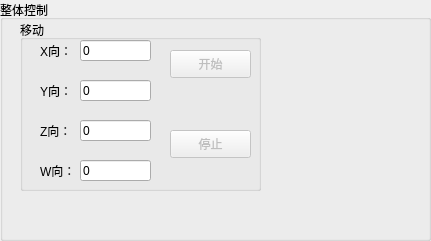
     <widget class="QGroupBox" name="groupBox_15">
      <property name="geometry">
       <rect>
        <x>790</x>
        <y>480</y>
        <width>431</width>
        <height>241</height>
       </rect>
      </property>
      <property name="title">
       <string>整体控制</string>
      </property>
      <widget class="QLineEdit" name="liftS_all_moveX">
       <property name="geometry">
        <rect>
         <x>80</x>
         <y>40</y>
         <width>71</width>
         <height>21</height>
        </rect>
       </property>
       <property name="text">
        <string>0</string>
       </property>
      </widget>
      <widget class="QLineEdit" name="liftS_all_moveY">
       <property name="geometry">
        <rect>
         <x>80</x>
         <y>80</y>
         <width>71</width>
         <height>21</height>
        </rect>
       </property>
       <property name="text">
        <string>0</string>
       </property>
      </widget>
      <widget class="QLineEdit" name="liftS_all_moveZ">
       <property name="geometry">
        <rect>
         <x>80</x>
         <y>120</y>
         <width>71</width>
         <height>21</height>
        </rect>
       </property>
       <property name="text">
        <string>0</string>
       </property>
      </widget>
      <widget class="QGroupBox" name="groupBox_24">
       <property name="geometry">
        <rect>
         <x>20</x>
         <y>20</y>
         <width>241</width>
         <height>171</height>
        </rect>
       </property>
       <property name="title">
        <string>移动</string>
       </property>
       <widget class="QLabel" name="label_93">
        <property name="geometry">
         <rect>
          <x>20</x>
          <y>20</y>
          <width>41</width>
          <height>21</height>
         </rect>
        </property>
        <property name="text">
         <string>X向：</string>
        </property>
       </widget>
       <widget class="QLabel" name="label_94">
        <property name="geometry">
         <rect>
          <x>20</x>
          <y>60</y>
          <width>41</width>
          <height>21</height>
         </rect>
        </property>
        <property name="text">
         <string>Y向：</string>
        </property>
       </widget>
       <widget class="QLabel" name="label_95">
        <property name="geometry">
         <rect>
          <x>20</x>
          <y>100</y>
          <width>41</width>
          <height>21</height>
         </rect>
        </property>
        <property name="text">
         <string>Z向：</string>
        </property>
       </widget>
       <widget class="QPushButton" name="liftPB_allM_stop">
        <property name="enabled">
         <bool>false</bool>
        </property>
        <property name="geometry">
         <rect>
          <x>150</x>
          <y>110</y>
          <width>81</width>
          <height>28</height>
         </rect>
        </property>
        <property name="text">
         <string>停止</string>
        </property>
       </widget>
       <widget class="QPushButton" name="liftPB_allM_start">
        <property name="enabled">
         <bool>false</bool>
        </property>
        <property name="geometry">
         <rect>
          <x>150</x>
          <y>30</y>
          <width>81</width>
          <height>28</height>
         </rect>
        </property>
        <property name="text">
         <string>开始</string>
        </property>
       </widget>
       <widget class="QLabel" name="label_96">
        <property name="geometry">
         <rect>
          <x>20</x>
          <y>140</y>
          <width>41</width>
          <height>21</height>
         </rect>
        </property>
        <property name="text">
         <string>W向：</string>
        </property>
       </widget>
       <widget class="QLineEdit" name="liftS_all_moveW">
        <property name="geometry">
         <rect>
          <x>60</x>
          <y>140</y>
          <width>71</width>
          <height>21</height>
         </rect>
        </property>
        <property name="text">
         <string>0</string>
        </property>
       </widget>
      </widget>
      <zorder>groupBox_24</zorder>
      <zorder>liftS_all_moveX</zorder>
      <zorder>liftS_all_moveY</zorder>
      <zorder>liftS_all_moveZ</zorder>
     </widget>
